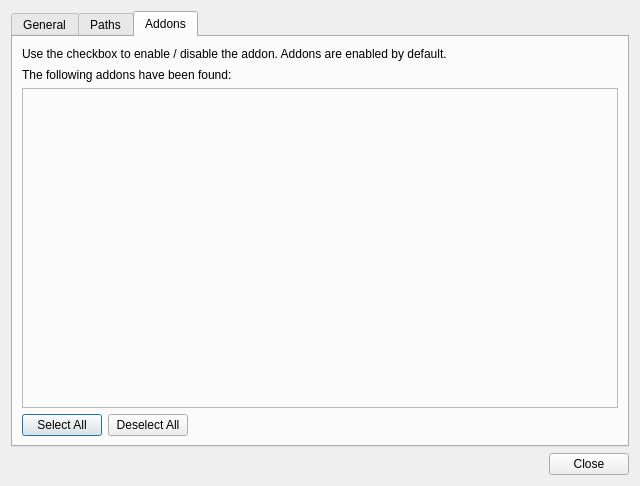
<?xml version="1.0" encoding="UTF-8"?>
<ui version="4.0">
 <class>OptionsDialog</class>
 <widget class="QDialog" name="OptionsDialog">
  <property name="geometry">
   <rect>
    <x>0</x>
    <y>0</y>
    <width>640</width>
    <height>480</height>
   </rect>
  </property>
  <property name="windowTitle">
   <string>Options</string>
  </property>
  <property name="windowIcon">
   <iconset resource="resources.qrc">
    <normaloff>:/resources/icon256.png</normaloff>:/resources/icon256.png</iconset>
  </property>
  <layout class="QVBoxLayout" name="verticalLayout">
   <item>
    <widget class="QTabWidget" name="tabWidget">
     <property name="currentIndex">
      <number>2</number>
     </property>
     <widget class="QWidget" name="tabUpdates">
      <attribute name="title">
       <string>General</string>
      </attribute>
      <layout class="QVBoxLayout" name="verticalLayout_3">
       <item>
        <widget class="QCheckBox" name="checkForUpdatesOnProgramStart">
         <property name="text">
          <string>Check for updates on program start</string>
         </property>
        </widget>
       </item>
       <item>
        <spacer name="verticalSpacer_2">
         <property name="orientation">
          <enum>Qt::Vertical</enum>
         </property>
         <property name="sizeHint" stdset="0">
          <size>
           <width>20</width>
           <height>40</height>
          </size>
         </property>
        </spacer>
       </item>
      </layout>
     </widget>
     <widget class="QWidget" name="tabPaths">
      <attribute name="title">
       <string>Paths</string>
      </attribute>
      <layout class="QVBoxLayout" name="verticalLayout_2">
       <item>
        <widget class="QLabel" name="label">
         <property name="text">
          <string>Music</string>
         </property>
        </widget>
       </item>
       <item>
        <layout class="QHBoxLayout" name="horizontalLayout_2">
         <item>
          <widget class="QLineEdit" name="musicPath">
           <property name="readOnly">
            <bool>true</bool>
           </property>
           <property name="clearButtonEnabled">
            <bool>false</bool>
           </property>
          </widget>
         </item>
         <item>
          <widget class="QToolButton" name="setMusicPath">
           <property name="text">
            <string>...</string>
           </property>
          </widget>
         </item>
        </layout>
       </item>
       <item>
        <widget class="QLabel" name="label_2">
         <property name="text">
          <string>Sound</string>
         </property>
        </widget>
       </item>
       <item>
        <layout class="QHBoxLayout" name="horizontalLayout_3">
         <item>
          <widget class="QLineEdit" name="soundPath">
           <property name="readOnly">
            <bool>true</bool>
           </property>
           <property name="clearButtonEnabled">
            <bool>false</bool>
           </property>
          </widget>
         </item>
         <item>
          <widget class="QToolButton" name="setSoundPath">
           <property name="text">
            <string>...</string>
           </property>
          </widget>
         </item>
        </layout>
       </item>
       <item>
        <widget class="QLabel" name="label_3">
         <property name="text">
          <string>Resources</string>
         </property>
        </widget>
       </item>
       <item>
        <layout class="QHBoxLayout" name="horizontalLayout_4">
         <item>
          <widget class="QLineEdit" name="resourcesPath">
           <property name="readOnly">
            <bool>true</bool>
           </property>
           <property name="clearButtonEnabled">
            <bool>false</bool>
           </property>
          </widget>
         </item>
         <item>
          <widget class="QToolButton" name="setResourcesPath">
           <property name="text">
            <string>...</string>
           </property>
          </widget>
         </item>
        </layout>
       </item>
       <item>
        <widget class="QLabel" name="label_5">
         <property name="text">
          <string>Maps</string>
         </property>
        </widget>
       </item>
       <item>
        <layout class="QHBoxLayout" name="horizontalLayout_5">
         <item>
          <widget class="QLineEdit" name="mapsPath">
           <property name="readOnly">
            <bool>true</bool>
           </property>
           <property name="clearButtonEnabled">
            <bool>false</bool>
           </property>
          </widget>
         </item>
         <item>
          <widget class="QToolButton" name="setMapsPath">
           <property name="text">
            <string>...</string>
           </property>
          </widget>
         </item>
        </layout>
       </item>
       <item>
        <widget class="QLabel" name="label_4">
         <property name="text">
          <string>Characters</string>
         </property>
        </widget>
       </item>
       <item>
        <layout class="QHBoxLayout" name="horizontalLayout_6">
         <item>
          <widget class="QLineEdit" name="charactersPath">
           <property name="readOnly">
            <bool>true</bool>
           </property>
           <property name="clearButtonEnabled">
            <bool>false</bool>
           </property>
          </widget>
         </item>
         <item>
          <widget class="QToolButton" name="setCharactersPath">
           <property name="text">
            <string>...</string>
           </property>
          </widget>
         </item>
        </layout>
       </item>
       <item>
        <spacer name="verticalSpacer">
         <property name="orientation">
          <enum>Qt::Vertical</enum>
         </property>
         <property name="sizeHint" stdset="0">
          <size>
           <width>20</width>
           <height>40</height>
          </size>
         </property>
        </spacer>
       </item>
      </layout>
     </widget>
     <widget class="QWidget" name="tabAddons">
      <attribute name="title">
       <string>Addons</string>
      </attribute>
      <layout class="QVBoxLayout" name="verticalLayout_4">
       <item>
        <widget class="QLabel" name="label_7">
         <property name="text">
          <string>Use the checkbox to enable / disable the addon. Addons are enabled by default.</string>
         </property>
        </widget>
       </item>
       <item>
        <widget class="QLabel" name="label_6">
         <property name="text">
          <string>The following addons have been found:</string>
         </property>
        </widget>
       </item>
       <item>
        <widget class="QFrame" name="addonsFrame">
         <property name="minimumSize">
          <size>
           <width>0</width>
           <height>320</height>
          </size>
         </property>
         <property name="frameShape">
          <enum>QFrame::StyledPanel</enum>
         </property>
         <property name="frameShadow">
          <enum>QFrame::Raised</enum>
         </property>
         <layout class="QVBoxLayout" name="verticalLayout_5"/>
        </widget>
       </item>
       <item>
        <layout class="QHBoxLayout" name="horizontalLayout">
         <item>
          <widget class="QPushButton" name="selectAll">
           <property name="text">
            <string>Select All</string>
           </property>
          </widget>
         </item>
         <item>
          <widget class="QPushButton" name="deselectAll">
           <property name="text">
            <string>Deselect All</string>
           </property>
          </widget>
         </item>
         <item>
          <spacer name="horizontalSpacer">
           <property name="orientation">
            <enum>Qt::Horizontal</enum>
           </property>
           <property name="sizeHint" stdset="0">
            <size>
             <width>40</width>
             <height>20</height>
            </size>
           </property>
          </spacer>
         </item>
        </layout>
       </item>
      </layout>
     </widget>
    </widget>
   </item>
   <item>
    <layout class="QHBoxLayout" name="horizontalLayout_7">
     <item>
      <spacer name="horizontalSpacer_2">
       <property name="orientation">
        <enum>Qt::Horizontal</enum>
       </property>
       <property name="sizeHint" stdset="0">
        <size>
         <width>40</width>
         <height>20</height>
        </size>
       </property>
      </spacer>
     </item>
     <item>
      <widget class="QPushButton" name="closeButton">
       <property name="text">
        <string>Close</string>
       </property>
      </widget>
     </item>
    </layout>
   </item>
  </layout>
 </widget>
 <resources>
  <include location="resources.qrc"/>
 </resources>
 <connections/>
</ui>
